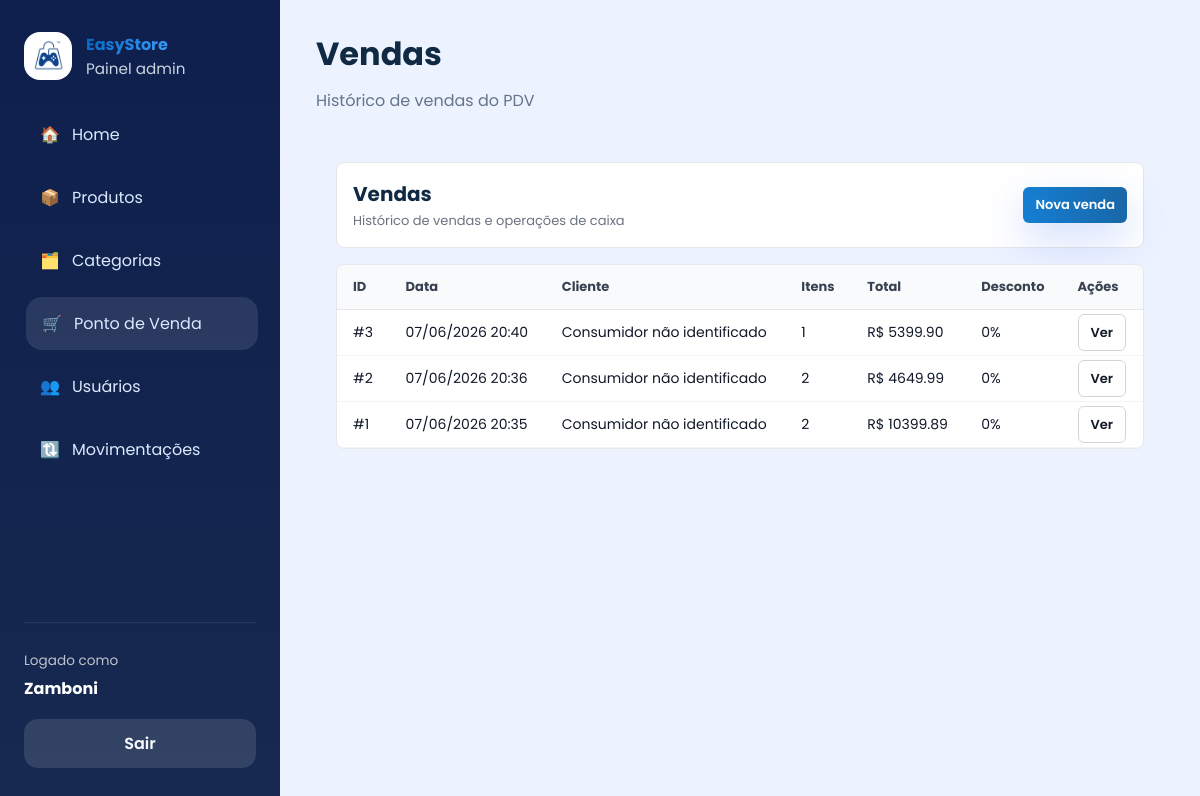
Before: /pdv/historico (signed in) with the older database file.
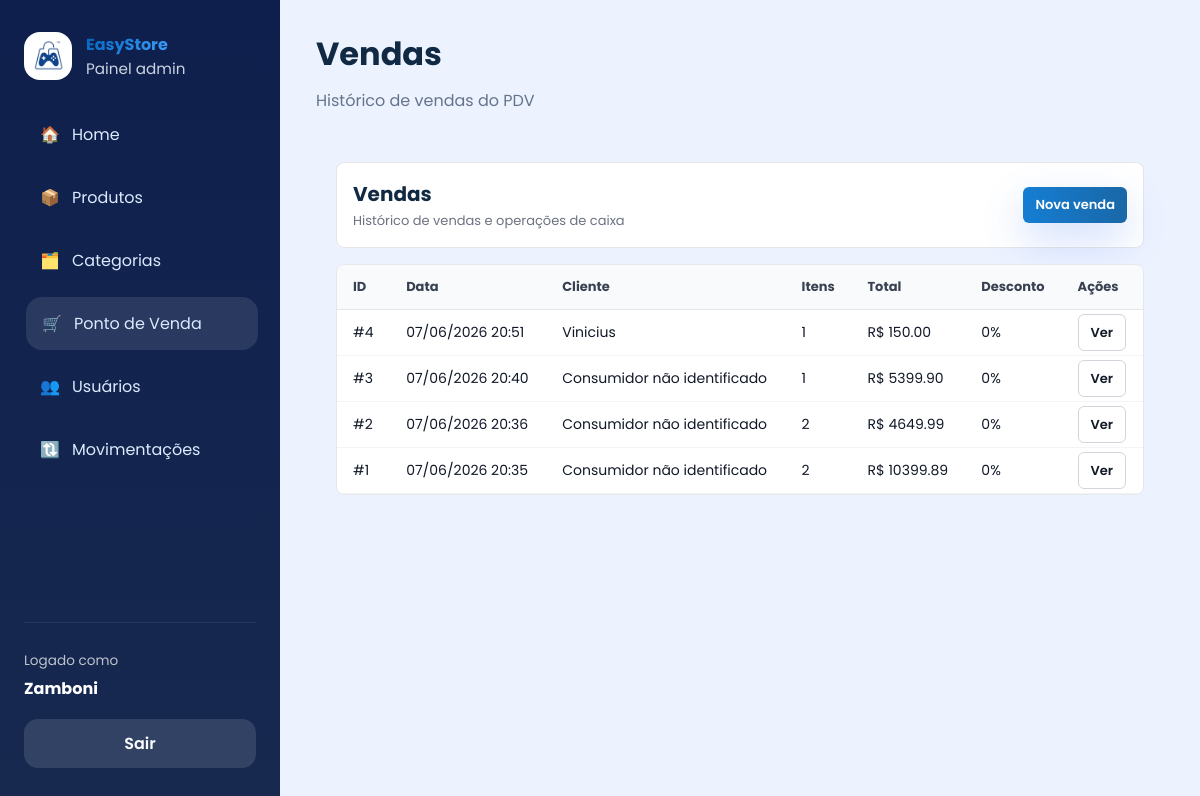
After: the same page with the newer database file.
### app/models/venda.py (models this page shows, shortened)
class Venda(Base):
    __tablename__ = "vendas"
    id         = Column(Integer, primary_key=True, index=True)
    cliente_id = Column(
        Integer,
        ForeignKey("clientes.id", ondelete="SET NULL"),
        nullable=True
    )
    usuario_id = Column(
        Integer,
        ForeignKey("usuarios.id", ondelete="SET NULL"),
        nullable=True
    )
    desconto_percentual = Column(Float, nullable=False, default=0.0)
    total_bruto  = Column(Float, nullable=False, default=0.0)
    total_liquido = Column(Float, nullable=False, default=0.0)
    observacao = Column(String(255), nullable=True)
    criado_em = Column(DateTime, server_default=func.now())
    cliente = relationship("Cliente", back_populates="vendas")
    usuario = relationship("Usuario", backref="vendas")
    itens   = relationship(
        "ItemVenda",
        back_populates="venda",
        cascade="all, delete-orphan"  # deleta itens se a venda for deletada
    )

### app/models/cliente.py (models this page shows)
class Cliente(Base):
    __tablename__ = "clientes"
    id         = Column(Integer, primary_key=True, index=True)
    nome       = Column(String(150), nullable=False, index=True)
    email      = Column(String(167), nullable=True, unique=True, index=True)
    telefone   = Column(String(20), nullable=True)
    usuario_id = Column(
        Integer,
        ForeignKey("usuarios.id", ondelete="SET NULL"),
        nullable=True,
        unique=True,
    )
    is_associado = Column(Boolean, default=False, nullable=False)
    ativo      = Column(Boolean, default=True)
    criado_em  = Column(DateTime, server_default=func.now())
    usuario = relationship("Usuario", back_populates="cliente_perfil")
    vendas  = relationship("Venda", back_populates="cliente", lazy="select")

### app/controllers/pdv_controller.py (the view)
@router.get("/historico")
def historico_vendas(
    request: Request,
    db: Session = Depends(get_db),
    usuario = Depends(get_usuario_logado)
):
    vendas = (
        db.query(Venda)
        .order_by(Venda.criado_em.desc())
        .limit(100)
        .all()
    )
    return templates.TemplateResponse(
        request,
        "admin/vendas.html",
        {
            "request": request,
            "usuario": usuario,
            "vendas": vendas,
            "page_title": "Vendas",
            "page_subtitle": "Histórico de vendas do PDV",
            "css_path": "css/vendas.css",
            "active": "pos",
        }
    )

### app/templates/admin/vendas.html
{% extends "admin/base.html" %}
{% set css_path = 'css/vendas.css' %}
{% set active = active or 'pos' %}
{% block content %}
<div class="vendas-container">
  <div class="vendas-header">
    <div>
      <h2>Vendas</h2>
      <p class="subtitle">Histórico de vendas e operações de caixa</p>
    </div>
    <div class="vendas-actions">
      <a href="/admin/pos" style="background: linear-gradient(90deg,#157ED3,#1967A7);" class="btn-small btn-primary">Nova venda</a>
    </div>
  </div>
  <div class="vendas-body">
    <table class="vendas-table">
      <thead>
        <tr>
          <th>ID</th>
          <th>Data</th>
          <th>Cliente</th>
          <th>Itens</th>
          <th>Total</th>
          <th>Desconto</th>
          <th>Ações</th>
        </tr>
      </thead>
      <tbody>
        {% for venda in vendas %}
        <tr>
          <td>#{{ venda.id }}</td>
          <td>{{ venda.criado_em.strftime('%d/%m/%Y %H:%M') if venda.criado_em else '-' }}</td>
          <td>{{ venda.cliente.nome if venda.cliente else 'Consumidor não identificado' }}</td>
          <td>{{ venda.itens|length }}</td>
          <td>R$ {{ "%.2f"|format(venda.total_liquido) }}</td>
          <td>{{ "%.0f"|format(venda.desconto_percentual) }}%</td>
          <td><a href="/pdv/venda/{{ venda.id }}" class="btn-small">Ver</a></td>
        </tr>
        {% else %}
        <tr class="empty-row">
          <td colspan="7">Nenhuma venda encontrada</td>
        </tr>
        {% endfor %}
      </tbody>
    </table>
  </div>
</div>
{% endblock %}

Changed rows visible on the page:
added Venda: id "4", criado_em "07/06/2026 20:51", cliente "Vinicius", itens|length "1", total_liquido "150.00", desconto_percentual "0"
